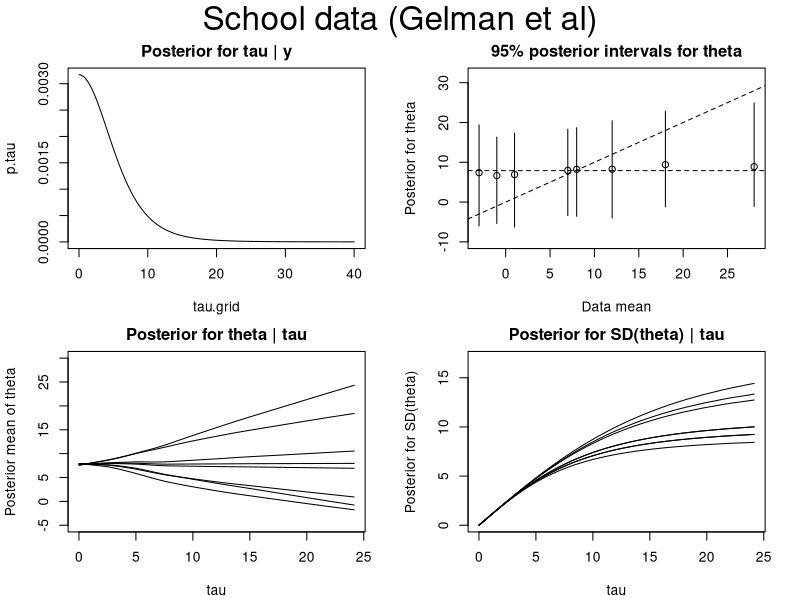

Here is the R script that generated this plot:
# file schools.classnotes.R - same as in classnotes
mu.hat <- function (tau, y, sigma.y){
sum(y/(sigma.y^2 + tau^2))/sum(1/(sigma.y^2 + tau^2))
}

V.mu <- function (tau, y, sigma.y){
1/sum(1/(tau^2 + sigma.y^2))
}

# Read data
schools <- read.table ("schools.txt", header=T)
J <- nrow (schools)
y <- schools$estimate
sigma.y <- schools$sd

n.grid <- 2000
tau.grid <- seq (.01, 40, length=n.grid)
log.p.tau <- rep (NA, n.grid)

# Step 1: Calculate log(p(log(tau) | y)).  Do this at mu=mu.hat, V=v.mu
# Note that mu.hat and V.mu are functions of tau.  
# This posterior uses a flat prior on tau, p(tau) \propto 1.

for (i in 1:n.grid){
  mu <- mu.hat (tau.grid[i], y, sigma.y)
  V <- V.mu(tau.grid[i], y, sigma.y)
  log.p.tau[i] <- .5*log(V) - .5*sum(log(sigma.y^2 + tau.grid[i]^2)) 
- .5*sum((y-mu)^2/(sigma.y^2 + tau.grid[i]^2))
}

# Compute the posterior density for tau on the log scale and rescale it to
# eliminate the possibility of computational overflow or underflow 

log.p.tau <- log.p.tau - max(log.p.tau)
p.tau <- exp(log.p.tau)
# the next line just scales p.tau so that the draws sum to 1
p.tau <- p.tau/sum(p.tau)

# Step 2: now that we have p(tau | y), sample from this.
n.sims <- 1000
# In the sample command, the first argument is a vector of possible
# values to sample, and the last argument are the corresponding probabilities
tau <- sample (tau.grid, n.sims, replace=T, prob=p.tau)

# Step 3: draw from p(mu | tau, y) (mean mu.hat, variance V.u)
# Step 4: draw from p(theta | mu, tau, y)
mu <- rep (NA, n.sims)
theta <- array (NA, c(n.sims,J))
theta.mean <- array (NA, c(n.sims,J))
theta.sd <- array (NA, c(n.sims,J))
for (i in 1:n.sims){
  mu[i] <- rnorm (1, mu.hat(tau[i],y,sigma.y), sqrt(V.mu(tau[i],y,sigma.y)))
  theta.mean[i,] <- (mu[i]/tau[i]^2 + y/sigma.y^2)/ (1/tau[i]^2 + 1/sigma.y^2)
  theta.sd[i,] <- sqrt(1/(1/tau[i]^2 + 1/sigma.y^2))
  theta[i,] <- rnorm (J, theta.mean[i,], theta.sd[i,])
}

# We now have created 1000 draws from the joint posterior distribution of tau,
# mu, theta.

#################################
### Part II: make plots

### Plot 1: a density estimate of the posterior of tau
par(mfrow=c(2,2),oma=c(0,0,2,0),mar=c(4.1,4.1,2.1,2.1))
plot(x=tau.grid,y=p.tau,type="l",main="Posterior for tau | y")

###  Plot 2: point estimates and 95% posterior intervals for theta_j
###  First get the empirical quantiles from the draws
theta.medians <- rep(NA,8)
theta.lower <- rep(NA,8)
theta.upper <- rep(NA,8)
cat("Quantiles: 2.5% 25% median 75% 97.5% \n")
for (j in 1:8) {
  cat("School ", schools[j,"school"], round(quantile(theta[,j],c(.025, .25, .5, .75, .975)),2),"\n")
  theta.medians[j] <- quantile(theta[,j],.5)
  theta.lower[j] <- quantile(theta[,j],.025)
  theta.upper[j] <- quantile(theta[,j],.975)
}

plot(x=schools[,"estimate"],y=theta.medians,xlab="Data mean",ylab="Posterior for theta",xlim=c(-3,28),ylim=c(-10,32),main="95% posterior intervals for theta")
abline(0,1,lty=2)
abline(h=7.9,lty=2) # overall mean
for (j in 1:8) {
  temp.x <- schools[j,"estimate"]
  segments(x0=temp.x,y0=theta.lower[j], x1=temp.x,y1=theta.upper[j])
}

# Plot 3: mean theta_j vs tau (averaged over mu)
for (j in 1:8) { 
smooth.estimate <- lowess(x=tau,y=theta.mean[,j])
if (j==1) {
  plot(smooth.estimate,type="l",ylim=c(-5,30),xlab="tau",ylab="Posterior mean of theta",main="Posterior for theta | tau")
} else {
  lines(smooth.estimate)
}
}

# Plot 4: mean SD(theta_j) vs tau (averaged over mu)
### (Using lowess here smoothed PAST the range of observed values)
tau.order <- tau[order(tau)]
theta.sd.order <- theta.sd[order(tau),]

plot(x=tau.order,y=theta.sd.order[,1],type="l",ylim=c(0,17),xlab="tau",ylab="Posterior for SD(theta)",main="Posterior for SD(theta) | tau")
for (j in 2:8) {
  lines(x=tau.order,y=theta.sd.order[,j])
}

mtext("School data (Gelman et al)",side=3,outer=T,line=0,cex=2)
